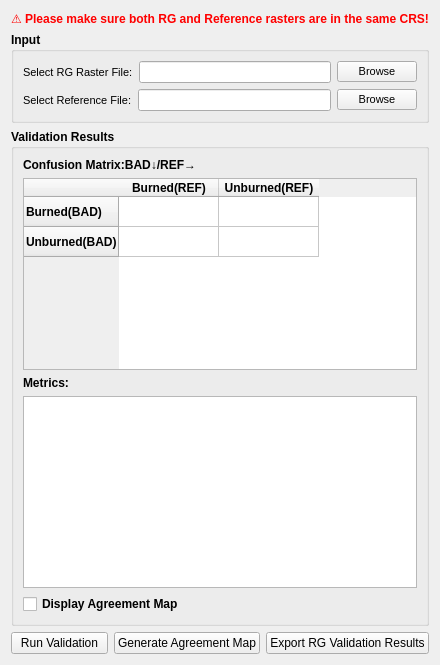
     <widget class="QWidget" name="tab_4">
      <attribute name="title">
       <string>VALIDATION</string>
      </attribute>
      <layout class="QVBoxLayout" name="verticalLayoutValidation">
       <item>
        <widget class="QLabel" name="label_40">
         <property name="styleSheet">
          <string notr="true">color: red;
font-weight: bold;
</string>
         </property>
         <property name="text">
          <string>⚠️ Please make sure both RG and Reference rasters are in the same CRS!</string>
         </property>
        </widget>
       </item>
       <item>
        <widget class="QGroupBox" name="groupBoxInputFiles">
         <property name="font">
          <font>
           <pointsize>9</pointsize>
           <weight>75</weight>
           <bold>true</bold>
          </font>
         </property>
         <property name="title">
          <string>Input</string>
         </property>
         <layout class="QVBoxLayout" name="verticalLayoutInputFiles">
          <item>
           <layout class="QHBoxLayout" name="horizontalLayoutRGFile">
            <item>
             <widget class="QLabel" name="labelBADFile">
              <property name="font">
               <font>
                <pointsize>8</pointsize>
                <weight>50</weight>
                <bold>false</bold>
               </font>
              </property>
              <property name="text">
               <string>Select RG Raster File:</string>
              </property>
             </widget>
            </item>
            <item>
             <widget class="QLineEdit" name="lineEditRGFile">
              <property name="font">
               <font>
                <pointsize>8</pointsize>
                <weight>50</weight>
                <bold>false</bold>
               </font>
              </property>
             </widget>
            </item>
            <item>
             <widget class="QPushButton" name="buttonBrowseRGFile">
              <property name="font">
               <font>
                <pointsize>8</pointsize>
                <weight>50</weight>
                <bold>false</bold>
               </font>
              </property>
              <property name="text">
               <string>Browse</string>
              </property>
             </widget>
            </item>
           </layout>
          </item>
          <item>
           <layout class="QHBoxLayout" name="horizontalLayoutRefFile">
            <item>
             <widget class="QLabel" name="labelRefFile">
              <property name="font">
               <font>
                <pointsize>8</pointsize>
                <weight>50</weight>
                <bold>false</bold>
               </font>
              </property>
              <property name="text">
               <string>Select Reference File:</string>
              </property>
             </widget>
            </item>
            <item>
             <widget class="QLineEdit" name="lineEditReferenceFile">
              <property name="font">
               <font>
                <pointsize>8</pointsize>
                <weight>50</weight>
                <bold>false</bold>
               </font>
              </property>
             </widget>
            </item>
            <item>
             <widget class="QPushButton" name="buttonBrowseReferenceFile">
              <property name="font">
               <font>
                <pointsize>8</pointsize>
                <weight>50</weight>
                <bold>false</bold>
               </font>
              </property>
              <property name="text">
               <string>Browse</string>
              </property>
             </widget>
            </item>
           </layout>
          </item>
         </layout>
        </widget>
       </item>
       <item>
        <widget class="QGroupBox" name="groupBoxValidationResults">
         <property name="font">
          <font>
           <pointsize>9</pointsize>
           <weight>75</weight>
           <bold>true</bold>
          </font>
         </property>
         <property name="title">
          <string>Validation Results</string>
         </property>
         <layout class="QVBoxLayout" name="verticalLayoutValidation_Results">
          <item>
           <layout class="QGridLayout" name="gridLayoutConfusionMatrix">
            <item row="0" column="0">
             <widget class="QLabel" name="labelConfusionMatrix">
              <property name="text">
               <string>Confusion Matrix:BAD↓/REF→</string>
              </property>
             </widget>
            </item>
            <item row="1" column="0">
             <widget class="QTableWidget" name="tableWidgetConfusionMatrixRG">
              <property name="rowCount">
               <number>2</number>
              </property>
              <property name="columnCount">
               <number>2</number>
              </property>
              <row>
               <property name="text">
                <string>Burned(BAD)</string>
               </property>
              </row>
              <row>
               <property name="text">
                <string>Unburned(BAD)</string>
               </property>
              </row>
              <column>
               <property name="text">
                <string>Burned(REF)</string>
               </property>
              </column>
              <column>
               <property name="text">
                <string>Unburned(REF)</string>
               </property>
              </column>
             </widget>
            </item>
           </layout>
          </item>
          <item>
           <layout class="QGridLayout" name="gridLayoutMetricsRG">
            <item row="0" column="0">
             <widget class="QLabel" name="labelMetrics">
              <property name="text">
               <string>Metrics:</string>
              </property>
             </widget>
            </item>
            <item row="1" column="0">
             <widget class="QTextEdit" name="textEditMetricsRG">
              <property name="font">
               <font>
                <pointsize>9</pointsize>
                <weight>75</weight>
                <bold>true</bold>
               </font>
              </property>
              <property name="readOnly">
               <bool>true</bool>
              </property>
             </widget>
            </item>
            <item row="2" column="0">
             <widget class="QCheckBox" name="checkBox">
              <property name="text">
               <string>Display Agreement Map</string>
              </property>
             </widget>
            </item>
           </layout>
          </item>
         </layout>
        </widget>
       </item>
       <item>
        <layout class="QHBoxLayout" name="horizontalLayoutRunRGValidation">
         <item>
          <widget class="QPushButton" name="buttonRunRGValidation">
           <property name="text">
            <string>Run Validation</string>
           </property>
          </widget>
         </item>
         <item>
          <widget class="QPushButton" name="GenerateAgreementMap">
           <property name="text">
            <string>Generate Agreement Map</string>
           </property>
          </widget>
         </item>
         <item>
          <widget class="QPushButton" name="buttonExportRGReport">
           <property name="text">
            <string>Export RG Validation Results</string>
           </property>
          </widget>
         </item>
        </layout>
       </item>
      </layout>
     </widget>
